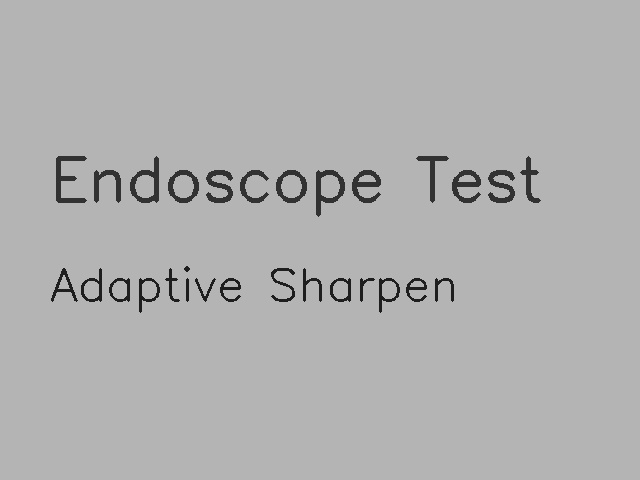
//> input picture test_data/test_text.jpg, 640 x 480 px
$ ./test_halo_effect   (built with g++ and OpenCV 4)
//> lines starting //> are read from the running program, lines starting //| are printed output that depends on the picture; after the words box and inside, x2 and y2 are one past the last pixel; in counts of white or black regions, pixels touching at a corner belong together
// 测试不同sigma对光晕效果的影响
#include <opencv2/opencv.hpp>
#include <iostream>

void testHalo(const cv::Mat& src, const std::string& name,
              double sigma, double amount) {
    cv::Mat blurred, sharpened;
    int ksize = std::max(3, static_cast<int>(sigma * 3) * 2 + 1);
    cv::GaussianBlur(src, blurred, cv::Size(ksize, ksize), sigma);
    cv::addWeighted(src, 1.0 + amount, blurred, -amount, 0, sharpened);

    std::cout << name << ": sigma=" << sigma << ", ksize=" << ksize
              << ", amount=" << amount << std::endl;

    // 分析文字边缘的光晕范围
    int y = 200;  // 文字行
    std::cout << "  边缘像素值变化：" << std::endl;
    for (int x = 54; x < 60; x++) {
        cv::Vec3b orig = src.at<cv::Vec3b>(y, x);
        cv::Vec3b sharp = sharpened.at<cv::Vec3b>(y, x);
        int diff = (int)sharp[0] - (int)orig[0];
        std::cout << "    x=" << x << ": " << (int)orig[0] << " -> "
                  << (int)sharp[0] << " (diff=" << diff << ")" << std::endl;
    }

    cv::imwrite(name + ".jpg", sharpened);
}

int main() {
    cv::Mat src = cv::imread("test_data/test_text.jpg");
//> src is the input picture: 480 rows x 640 cols, CV_8UC3; min 22, max 187, mean 176.2
    if (src.empty()) {
        std::cerr << "无法读取图片" << std::endl;
        return -1;
    }

    std::cout << "=== 测试不同sigma对光晕的影响（amount=1.5） ===" << std::endl;
    testHalo(src, "halo_sigma0.5", 0.5, 1.5);
//> the loop in testHalo, `for (int x = 54; x < 60; x++)` made 6 passes
//> (orig, sharp, diff) on passes 2 to 6: ([180, 180, 180], [198, 198, 198], 18), ([48, 48, 48], [10, 10, 10], -38), ([49, 49, 49], [46, 46, 46], -3), ([52, 52, 52], [54, 54, 54], 2), ([52, 52, 52], [54, 54, 54], 2)
//> (sharp, diff) on pass 1: ([180, 180, 180], 0)
//|     x=54: 180 -> 180 (diff=0)
//|     x=55: 180 -> 198 (diff=18)
//|     x=56: 48 -> 10 (diff=-38)
//|     x=57: 49 -> 46 (diff=-3)
//|     x=58: 52 -> 54 (diff=2)
//|     x=59: 52 -> 54 (diff=2)
    testHalo(src, "halo_sigma0.8", 0.8, 1.5);
//> the loop in testHalo (call 2), `for (int x = 54; x < 60; x++)` made 6 passes
//> (orig, sharp, diff) on passes 1, 2, 3, 4, 6: ([180, 180, 180], [183, 183, 183], 3), ([180, 180, 180], [218, 218, 218], 38), ([48, 48, 48], [0, 0, 0], -48), ([49, 49, 49], [30, 30, 30], -19), ([52, 52, 52], [55, 55, 55], 3)
//> (sharp, diff) on pass 5: ([52, 52, 52], 0)
//|     x=54: 180 -> 183 (diff=3)
//|     x=55: 180 -> 218 (diff=38)
//|     x=56: 48 -> 0 (diff=-48)
//|     x=57: 49 -> 30 (diff=-19)
//|     x=58: 52 -> 52 (diff=0)
//|     x=59: 52 -> 55 (diff=3)
    testHalo(src, "halo_sigma1.0", 1.0, 1.5);
//> call 3 of testHalo, with name = "halo_sigma1.0", sigma = 1, amount = 1.5
//> in testHalo (call 3), `cv::GaussianBlur(src, blurred, cv::Size(ksize, ksize), sigma);`: blurred: 480 rows x 640 cols, CV_8UC3; min 31, max 181, mean 176.2
//> in testHalo (call 3), `cv::addWeighted(src, 1.0 + amount, blurred, -amount, 0, sharpened);`:
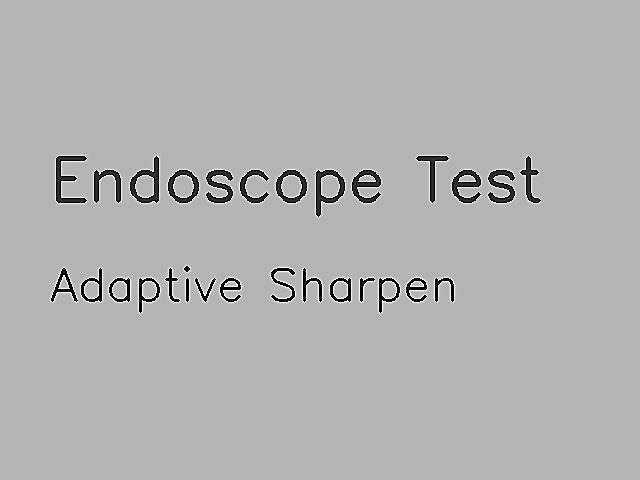
//> sharpened: 480 rows x 640 cols, CV_8UC3; min 0, max 255, mean 176.6
//> the loop in testHalo (call 3), `for (int x = 54; x < 60; x++)` made 6 passes
//> (orig, sharp, diff) on passes 1 to 6: ([180, 180, 180], [188, 188, 188], 8), ([180, 180, 180], [224, 224, 224], 44), ([48, 48, 48], [0, 0, 0], -48), ([49, 49, 49], [18, 18, 18], -31), ([52, 52, 52], [48, 48, 48], -4), ([52, 52, 52], [54, 54, 54], 2)
//|     x=54: 180 -> 188 (diff=8)
//|     x=55: 180 -> 224 (diff=44)
//|     x=56: 48 -> 0 (diff=-48)
//|     x=57: 49 -> 18 (diff=-31)
//|     x=58: 52 -> 48 (diff=-4)
//|     x=59: 52 -> 54 (diff=2)
    testHalo(src, "halo_sigma1.5", 1.5, 1.5);
//> in testHalo (call 4), `cv::addWeighted(src, 1.0 + amount, blurred, -amount, 0, sharpened);`: sharpened: 480 rows x 640 cols, CV_8UC3; 6.52% of pixels changed, all inside (x1, y1, x2, y2) = (47, 152, 544, 316)
    testHalo(src, "halo_sigma3.0", 3.0, 1.5);
//> in testHalo (call 5), `cv::GaussianBlur(src, blurred, cv::Size(ksize, ksize), sigma);`:
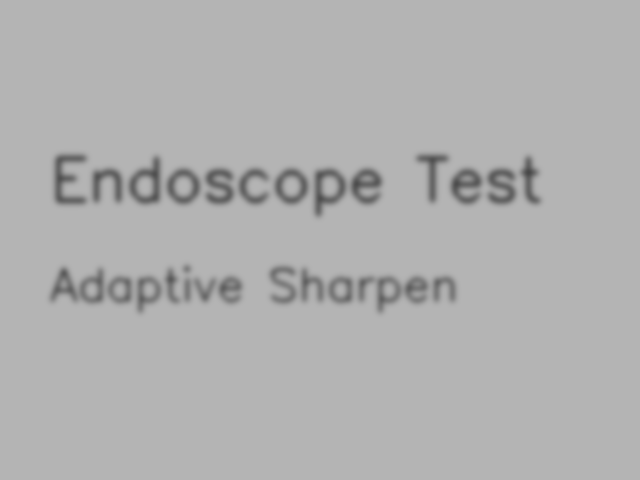
//> blurred: 480 rows x 640 cols, CV_8UC3; min 71, max 180, mean 176.2
//> the loop in testHalo (call 5), `for (int x = 54; x < 60; x++)` made 6 passes
//> (orig, sharp, diff) on passes 1 to 6: ([180, 180, 180], [220, 220, 220], 40), ([180, 180, 180], [238, 238, 238], 58), ([48, 48, 48], [0, 0, 0], -48), ([49, 49, 49], [0, 0, 0], -49), ([52, 52, 52], [0, 0, 0], -52), ([52, 52, 52], [0, 0, 0], -52)
//|     x=54: 180 -> 220 (diff=40)
//|     x=55: 180 -> 238 (diff=58)
//|     x=56: 48 -> 0 (diff=-48)
//|     x=57: 49 -> 0 (diff=-49)
//|     x=58: 52 -> 0 (diff=-52)
//|     x=59: 52 -> 0 (diff=-52)

    std::cout << "\n=== 测试不同amount对光晕的影响（sigma=1.0） ===" << std::endl;
    testHalo(src, "halo_amount0.5", 1.0, 0.5);
//> in testHalo (call 6), `cv::addWeighted(src, 1.0 + amount, blurred, -amount, 0, sharpened);`:
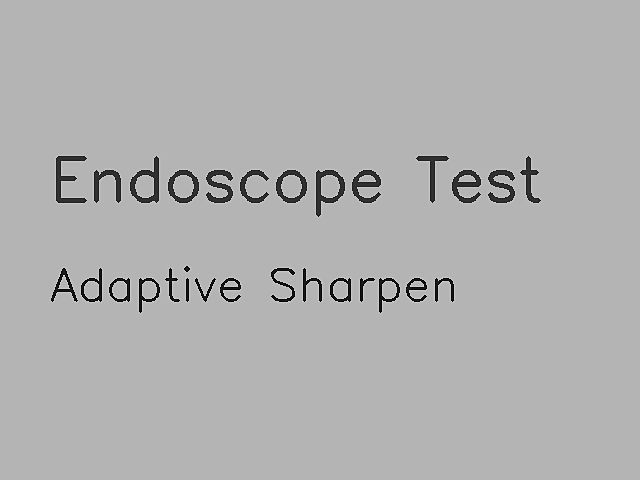
//> sharpened: 480 rows x 640 cols, CV_8UC3; min 0, max 230, mean 176.2
//> the loop in testHalo (call 6), `for (int x = 54; x < 60; x++)` made 6 passes
//> (orig, sharp, diff) on passes 1 to 5: ([180, 180, 180], [182, 182, 182], 2), ([180, 180, 180], [194, 194, 194], 14), ([48, 48, 48], [18, 18, 18], -30), ([49, 49, 49], [38, 38, 38], -11), ([52, 52, 52], [50, 50, 50], -2)
//|     x=54: 180 -> 182 (diff=2)
//|     x=55: 180 -> 194 (diff=14)
//|     x=56: 48 -> 18 (diff=-30)
//|     x=57: 49 -> 38 (diff=-11)
//|     x=58: 52 -> 50 (diff=-2)
//|     x=59: 52 -> 52 (diff=0)
    testHalo(src, "halo_amount1.0", 1.0, 1.0);
//> in testHalo (call 7), `cv::addWeighted(src, 1.0 + amount, blurred, -amount, 0, sharpened);`: sharpened: 480 rows x 640 cols, CV_8UC3; 7.14% of pixels changed, all inside (x1, y1, x2, y2) = (48, 152, 544, 320)
    testHalo(src, "halo_amount1.5", 1.0, 1.5);
    testHalo(src, "halo_amount2.0", 1.0, 2.0);

    return 0;
}
